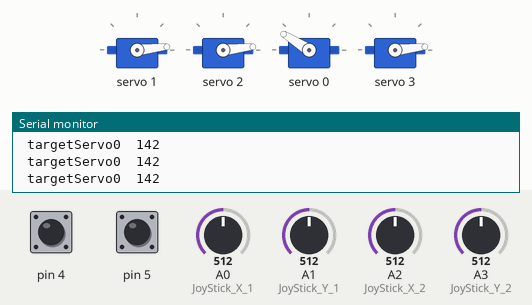
This sketch was run on a simulated Arduino Uno, built with avr-gcc and run on an emulated ATmega328P. Parts: 4 × servo, the last lines printed to the serial monitor. The test bench sets the inputs (shaded band); at power-on: A1 (JoyStick_Y_1) = 512, A0 (JoyStick_X_1) = 512, A3 (JoyStick_Y_2) = 512, pin 4 HIGH, pin 5 HIGH, A2 (JoyStick_X_2) = 512.

Above: at 1.8 s.
1.9 s: A1 (JoyStick_Y_1) set to 532
At 3.47 s:
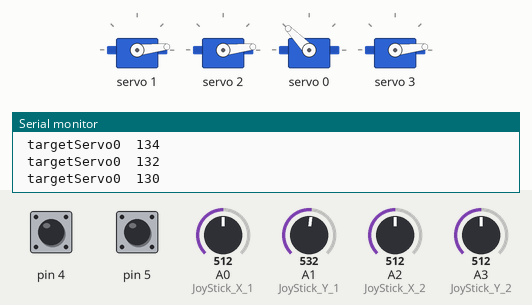
At 4.2 s:
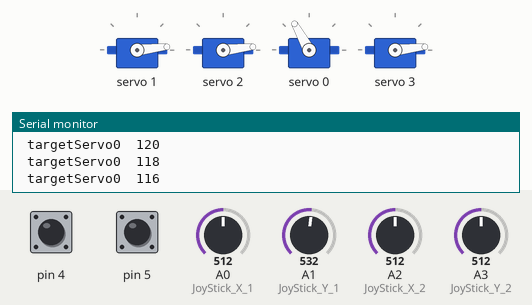
4.9 s: A0 (JoyStick_X_1) set to 567
7.9 s: A0 (JoyStick_X_1) set to 578
At 8.59 s:
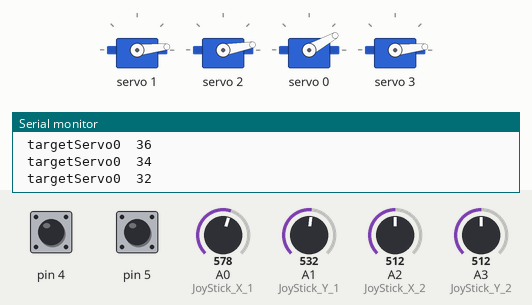
10.9 s: A3 (JoyStick_Y_2) set to 525
12.9 s: A3 (JoyStick_Y_2) set to 538
At 13.6 s:
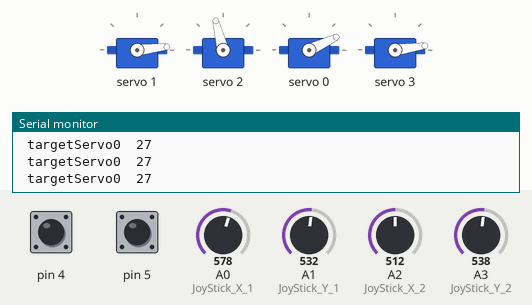
15.9 s: A3 (JoyStick_Y_2) set to 716
Timing chart, 0 to 18.7 s (numbered marks = the images above; inputs shaded):
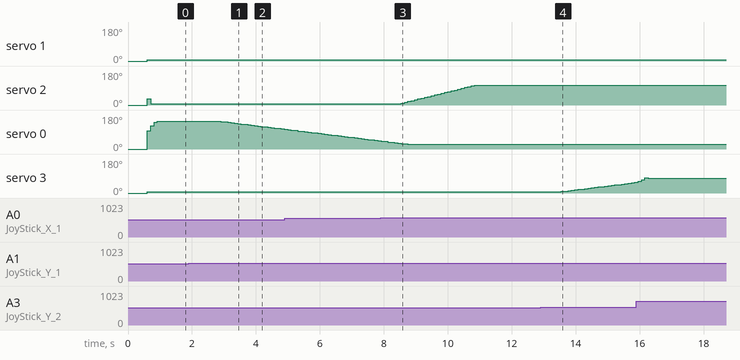

The sketch:

garra_robotica.ino
```cpp
#include <Wire.h>
#include <Adafruit_PWMServoDriver.h>

#define JoyStick_X_1 A0 // Analog Pin  X_1
#define JoyStick_X_2 A2 // Analog Pin  X_2
#define JoyStick_Y_1 A1 // Analog Pin  Y_1
#define JoyStick_Y_2 A3 // Analog Pin  Y_2

int pos0 = 102;
int pos180 = 512;
int pos = 0;

int botao1 = 0;
int valorbot1 = false; // false para garra fechada / true para garra aberta

int botao2 = 0;
int valorbot2 = false;


Adafruit_PWMServoDriver servos = Adafruit_PWMServoDriver(0x40);

// Valores alvo dos servos
int targetServo0 = 60;
int targetServo1 = 50;
int targetServo2 = 70;
int targetServo3 = 0;
int targetServo4 = 0;

// Constantes para suavização
const float smoothingFactor = 0.25; // Fator de suavização (ajustável)
int smoothedX1 = 0;
int smoothedX2 = 0;
int smoothedY1 = 0;
int smoothedY2 = 0;

void setup() {
    pinMode(JoyStick_X_1, INPUT);
    pinMode(JoyStick_Y_1, INPUT);
    pinMode(JoyStick_X_2, INPUT);
    pinMode(JoyStick_Y_2, INPUT);


    pinMode(4, INPUT_PULLUP);
    pinMode(5, INPUT_PULLUP);

    servos.begin();
    servos.setOscillatorFrequency(27000000);
    servos.setPWMFreq(50);
    Serial.begin(9600);
    inicialServoPosition();
}

void inicialServoPosition () {
    servos.setPWM(1, 0, 70);
    delay(200);
    servos.setPWM(2, 0, 70);
    delay(200);
    servos.setPWM(0, 0, 60);
    delay(200);
    servos.setPWM(3, 0, 50);
}

void updateServos() {
    // Suavização dos valores dos joysticks
    int rawX1 = analogRead(JoyStick_X_1);
    int rawX2 = analogRead(JoyStick_X_2);
    int rawY1 = analogRead(JoyStick_Y_1);
    int rawY2 = analogRead(JoyStick_Y_2);

    botao1 = digitalRead(4);
    botao2 = digitalRead(5);


    smoothedX1 = (int)(smoothedX1 * (1.0 - smoothingFactor) + rawX1 * smoothingFactor);
    smoothedX2 = (int)(smoothedX2 * (1.0 - smoothingFactor) + rawX2 * smoothingFactor);
    smoothedY1 = (int)(smoothedY1 * (1.0 - smoothingFactor) + rawY1 * smoothingFactor);
    smoothedY2 = (int)(smoothedY2 * (1.0 - smoothingFactor) + rawY2 * smoothingFactor);

    //====================================================//====================================================

    // Mapeamento dos valores suavizados para ângulos dos servos
    int angleServo0 = map(smoothedY1, 0, 1023, 90, -90);
    /// Deadzone
    if(angleServo0 <= 2 && angleServo0 >= -2){
      angleServo0 = 0;
    }
    int angleServo1 = map(smoothedX2, 0, 1023, -90, 90);
    /// Deadzone
    if(angleServo1 <= 10 && angleServo1 >= -10){
      angleServo1 = 0;
    }
    int angleServo2 = map(smoothedX1, 0, 1023, -90, 90);
    /// Deadzone
    if(angleServo2 <= 10 && angleServo2 >= -10){
      angleServo2 = 0;
    }
    int angleServo3 = map(smoothedY2, 0, 1023, -90, 90);
    /// Deadzone
    if(angleServo3 <= 2 && angleServo3 >= -2){
      angleServo3 = 0;
    }

    //====================================================//====================================================

    // Definir valores alvo dos servos com suavização
    targetServo0 = (int)(targetServo0 + angleServo0 * smoothingFactor);
      Serial.print(" targetServo0  ");
      Serial.println(targetServo0);

    /// Garante a condicao de limitacao
    if(targetServo0 <= 140 && targetServo0 >= 28){
      targetServo0 = (int)(targetServo0 + angleServo0 * smoothingFactor);
    } else {
        do{
          --targetServo0;
        } while (targetServo0 > 140);
        do{
          ++targetServo0;
        } while (targetServo0 < 28);
    }

    targetServo1 = (int)(targetServo1 + angleServo1 * 0,1);

    /// Garante a condicao de limitacao
    if(targetServo1 <= 100 && targetServo1 >= 10){
      targetServo1 = (int)(targetServo1 + angleServo1 * smoothingFactor);
    } else {
        do{
          --targetServo1;
        } while (targetServo1 > 100 );
        do{
          ++targetServo1;
        } while (targetServo1 < 10);
    }

    targetServo2 = (int)(targetServo2 + angleServo2 * smoothingFactor);

    /// Garante a condicao de limitacao
    if(targetServo2 <= 100 && targetServo2 >= 10){
      targetServo2 = (int)(targetServo2 + angleServo2 * smoothingFactor);
    } else {
        do{
          --targetServo2;
        } while (targetServo2 > 100 );
        do{
          ++targetServo2;
        } while (targetServo2 < 10);
    }

    targetServo3 = (int)(targetServo3 + angleServo3 * smoothingFactor);

    /// Garante a condicao de limitacao
    if(targetServo3 <= 75 && targetServo3 >= 10){
      targetServo3 = (int)(targetServo3 + angleServo3 * smoothingFactor);
    } else {
        do{
          --targetServo3;
        } while (targetServo3 > 75 );
        do{
          ++targetServo3;
        } while (targetServo3 < 10);
    }


  //=================== EM TESTES AINDA!!! O SWITC AINDA NÃO TEM COMANDOS ================================//====================================================
 /*
  Serial.println(botao1);
  if(botao1 == LOW){ // aciona a garra, motor 4, Servo 4. // false para deixar garra fechada / true para deixar garra aberta
  }
  do{
    servos.setPWM(4, 0, 100);
    valorbot1 = true;
  } while (valorbot1 == false);

  if(botao1 == LOW){ // aciona a garra, motor 4, Servo 4. // false para deixar garra fechada / true para deixar garra aberta
  }
  do{
    servos.setPWM(4, 0, 0);
    valorbot1 = false;
  } while (valorbot1 == true);
  */
  //====================================================//====================================================
    // Enviar valores alvo para os servos
    servos.setPWM(0, 0, map(targetServo0, 0, 180, pos0, pos180));
    servos.setPWM(1, 0, map(targetServo1, 0, 180, pos0, pos180));
    servos.setPWM(2, 0, map(targetServo2, 0, 180, pos0, pos180));
    servos.setPWM(3, 0, map(targetServo3, 0, 180, pos0, pos180));
}

void loop() {
    updateServos();

    delay(100); // Adicione um pequeno atraso para evitar atualizações muito frequentes
}
```

Measured:
- the behaviour switches between 531 and 532 on A1 (JoyStick_Y_1) (found by bisection; images 0 and 1)
- the behaviour switches between 577 and 578 on A0 (JoyStick_X_1) (found by bisection; images 2 and 3)
- the behaviour switches between 537 and 538 on A3 (JoyStick_Y_2) (found by bisection; images 3 and 4)
- after the input at 1.9 s, servo 0: moves from 148° to 104° over 2.0 s, starting after 1.0 s
- after the input at 7.9 s, servo 2: moves from 6° to 105° over 2.3 s, starting after 0.64 s
- after the input at 12.9 s, servo 3: moves from 6° to 56° over 2.3 s, starting after 0.65 s
